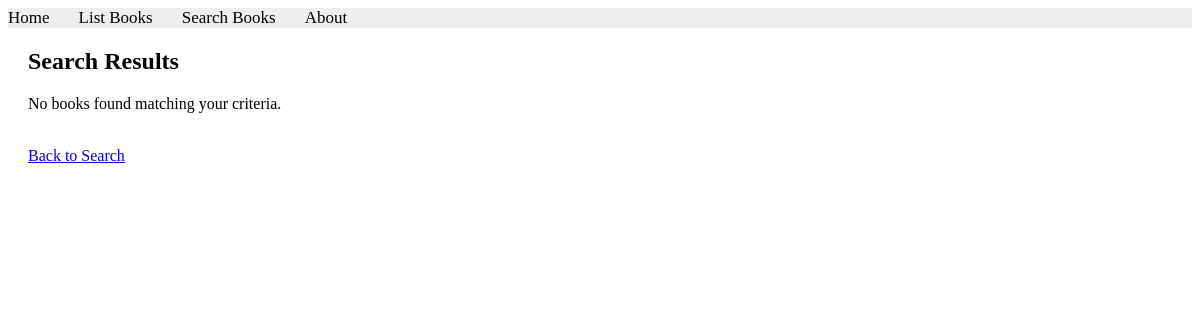
The page /books/simple/query on the database as committed earlier.
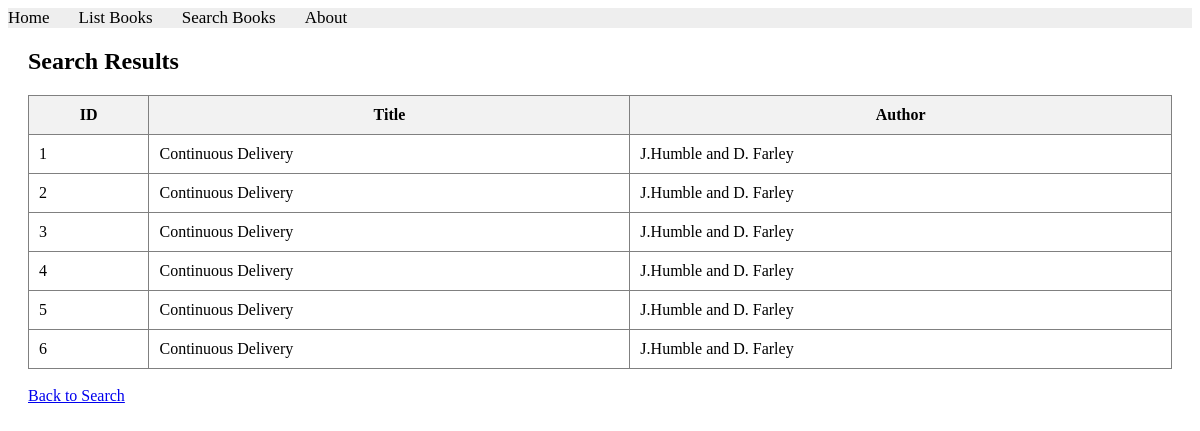
The same page on the database as committed later.
### apps/bookmodule/models.py (models this page shows)
class Book(models.Model):
    title = models.CharField(max_length = 50)
    author = models.CharField(max_length = 50)
    price = models.FloatField(default = 0.0)
    edition = models.SmallIntegerField(default = 1)

### apps/bookmodule/views.py (the view)
# urls.py: path('simple/query', views.simple_query, name='simple_query'),
def simple_query(request):
    mybooks = Book.objects.all()
    return render(request, 'bookmodule/bookList.html', {'books': mybooks})

### apps/templates/bookmodule/bookList.html (shortened to what this page needs)
{% extends "layouts/base.html" %}
{% load static %}
{% block content %}
<div style="margin: 20px;">
    <h2>Search Results</h2>
    {% if books %}
        <table border="1" cellpadding="10" cellspacing="0" style="border-collapse: collapse; width: 100%;">
            <thead>
                <tr style="background-color: #f2f2f2;">
                    <th>ID</th>
                    <th>Title</th>
                    <th>Author</th>
                </tr>
            </thead>
            <tbody>
                {% for book in books %}
                <tr>
                    <td>{{ book.id }}</td>
                    <td>{{ book.title }}</td>
                    <td>{{ book.author }}</td>
                </tr>
                {% endfor %}
            </tbody>
        </table>
    {% else %}
        <p>No books found matching your criteria.</p>
    {% endif %}
    <br>
    <a href="{% url 'books.search' %}">Back to Search</a>
</div>
{% endblock content %}

Rows that differ between the two databases and show on the page:
added Book: id "1", title "Continuous Delivery", author "J.Humble and D. Farley"
added Book: id "2", title "Continuous Delivery", author "J.Humble and D. Farley"
added Book: id "3", title "Continuous Delivery", author "J.Humble and D. Farley"
added Book: id "4", title "Continuous Delivery", author "J.Humble and D. Farley"
added Book: id "5", title "Continuous Delivery", author "J.Humble and D. Farley"
added Book: id "6", title "Continuous Delivery", author "J.Humble and D. Farley"
Other text that changed with them:
text no longer shown: "No books found matching your criteria."
text now shown: "ID Title Author"
